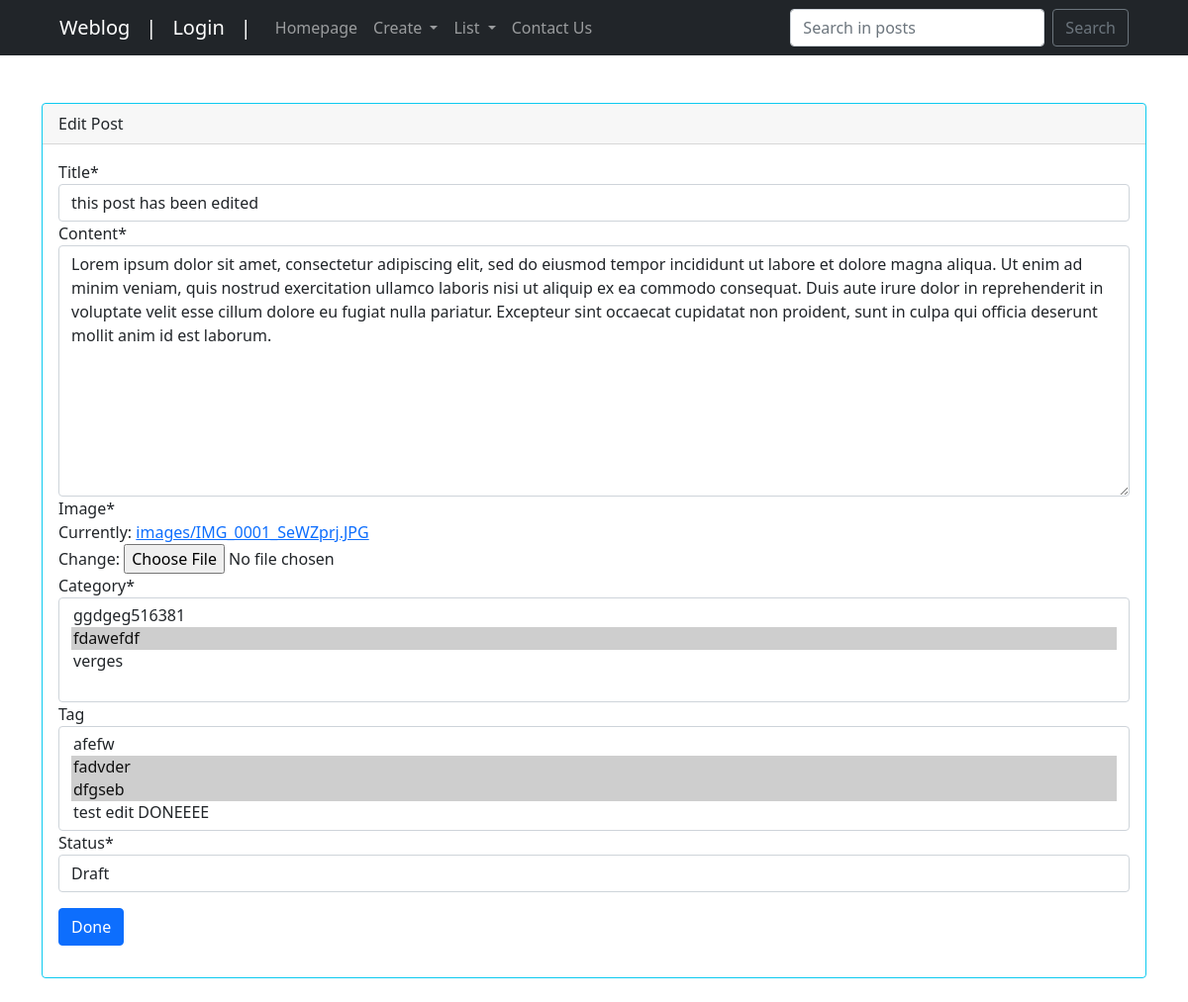
The page /weblog/post_edit/fafw on the database as committed earlier.
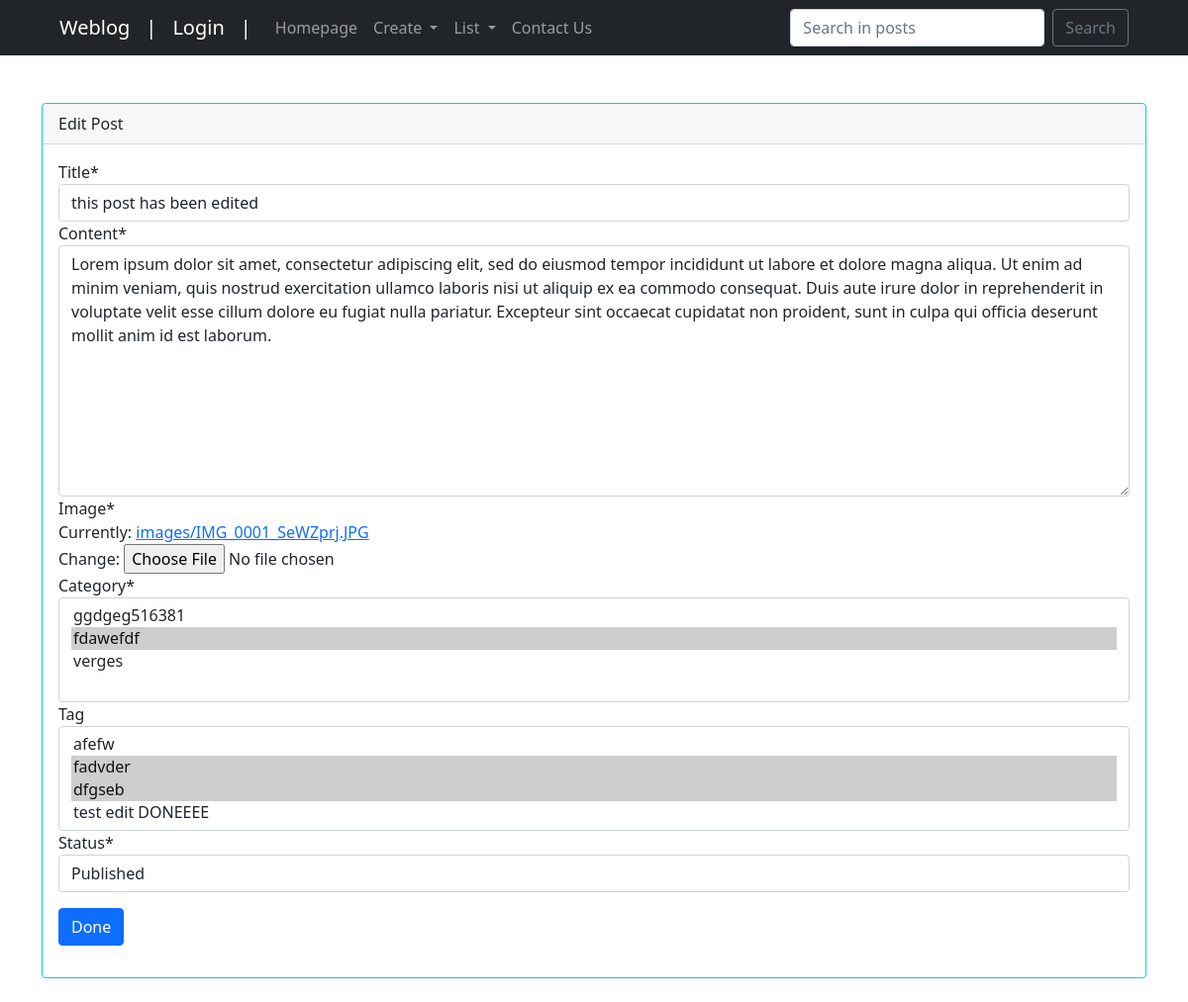
The same page on the database as committed later.
### weblog/models.py (models this page shows, shortened)
class Post(models.Model):
    PU = 'PU'
    DR = 'DR'
    STATUS_CHOICE = [
        (PU, 'Published'),
        (DR, 'Draft')
    ]
    owner = models.ForeignKey(User, on_delete=models.CASCADE, verbose_name="Post Owner")
    title = models.CharField("Post Title", max_length=50)
    content = models.TextField()
    image = models.ImageField(upload_to='images', null=True)
    category = models.ManyToManyField('Category')
    created = models.DateField(auto_now_add=True, null=True)
    updated_on = models.DateTimeField(auto_now=True)
    like = models.ManyToManyField(User, related_name='post_like')
    dislike = models.ManyToManyField(User, related_name='post_dislike')
    tag = models.ManyToManyField('Tag')
    slug = models.SlugField(max_length=255, unique=True, null=True, blank=True)
    status = models.CharField(
        max_length=2,
        choices=STATUS_CHOICE,
        default=DR
    )
    objects = models.Manager()
    published = PublishedPostsManager()
    draft = DraftPostsManager()

### weblog/views.py (the view)
# urls.py: path('post_edit/<slug:slug>', post_edit, name='post_edit'),
def post_edit(request, slug):
    post = get_object_or_404(Post, slug=slug)
    form = PostForm(request.POST or None, request.FILES or None, instance=post)
    if form.is_valid():
        form.save()
        messages.info(request, f"Post updated successfully.", extra_tags='success')
        return redirect(reverse('weblog:post_list'))
    return render(request, 'weblog/post/post_edit.html', {'form': form })

### weblog/forms.py
class PostForm(forms.ModelForm):
    title = forms.CharField()
    content = forms.CharField(widget=forms.Textarea)
    image = forms.ImageField()
    category = forms.ModelMultipleChoiceField(queryset=Category.objects)
    tag = forms.ModelMultipleChoiceField(queryset=Tag.objects, required=False)
    class Meta:
        model = Post
        fields = ['title', 'content', 'image', 'category', 'tag' , 'status']

### weblog/models.py (called while the page is built)
    def __str__(self):
        return self.name

    def __str__(self):
        return self.name

### weblog/templates/weblog/post/post_edit.html (shortened to what this page needs)
{% extends 'weblog/index.html' %}{% load static %}{% load crispy_forms_tags %}
{% block content %}
    <div class="card border-info mb-4">
        <div class="card-header">Edit Post</div>
        <div class="card-body">
            <form enctype="multipart/form-data" action="" method="post">{% csrf_token %}
                {{ form | crispy }}
                <input type="submit" class="btn btn-primary mt-3" value="Done"/>
            </form>
        </div>
    </div>
{% endblock content %}

Rows that differ between the two databases and show on the page:
changed Post "this post has been edited": status "Draft" → "Published"
